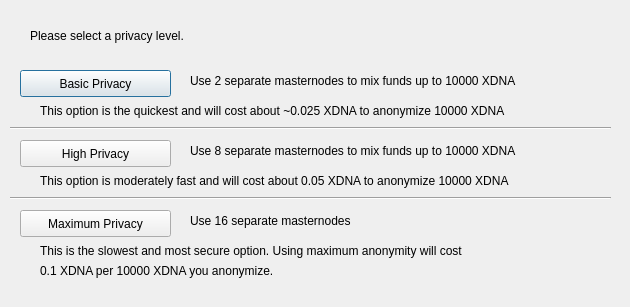
<?xml version="1.0" encoding="UTF-8"?>
<ui version="4.0">
 <class>ObfuscationConfig</class>
 <widget class="QDialog" name="ObfuscationConfig">
  <property name="geometry">
   <rect>
    <x>0</x>
    <y>0</y>
    <width>630</width>
    <height>307</height>
   </rect>
  </property>
  <property name="windowTitle">
   <string>Configure Obfuscation</string>
  </property>
  <widget class="QPushButton" name="buttonBasic">
   <property name="geometry">
    <rect>
     <x>20</x>
     <y>70</y>
     <width>151</width>
     <height>27</height>
    </rect>
   </property>
   <property name="text">
    <string>Basic Privacy</string>
   </property>
  </widget>
  <widget class="QPushButton" name="buttonHigh">
   <property name="geometry">
    <rect>
     <x>20</x>
     <y>140</y>
     <width>151</width>
     <height>27</height>
    </rect>
   </property>
   <property name="text">
    <string>High Privacy</string>
   </property>
  </widget>
  <widget class="QPushButton" name="buttonMax">
   <property name="geometry">
    <rect>
     <x>20</x>
     <y>210</y>
     <width>151</width>
     <height>27</height>
    </rect>
   </property>
   <property name="text">
    <string>Maximum Privacy</string>
   </property>
  </widget>
  <widget class="QLabel" name="label">
   <property name="geometry">
    <rect>
     <x>30</x>
     <y>20</y>
     <width>571</width>
     <height>31</height>
    </rect>
   </property>
   <property name="text">
    <string>Please select a privacy level.</string>
   </property>
  </widget>
  <widget class="QLabel" name="label_2">
   <property name="geometry">
    <rect>
     <x>190</x>
     <y>70</y>
     <width>421</width>
     <height>21</height>
    </rect>
   </property>
   <property name="text">
    <string>Use 2 separate masternodes to mix funds up to 10000 XDNA</string>
   </property>
  </widget>
  <widget class="QLabel" name="label_3">
   <property name="geometry">
    <rect>
     <x>190</x>
     <y>140</y>
     <width>411</width>
     <height>21</height>
    </rect>
   </property>
   <property name="text">
    <string>Use 8 separate masternodes to mix funds up to 10000 XDNA</string>
   </property>
  </widget>
  <widget class="QLabel" name="label_4">
   <property name="geometry">
    <rect>
     <x>190</x>
     <y>210</y>
     <width>421</width>
     <height>21</height>
    </rect>
   </property>
   <property name="text">
    <string>Use 16 separate masternodes</string>
   </property>
  </widget>
  <widget class="QLabel" name="label_6">
   <property name="geometry">
    <rect>
     <x>40</x>
     <y>100</y>
     <width>561</width>
     <height>21</height>
    </rect>
   </property>
   <property name="text">
    <string>This option is the quickest and will cost about ~0.025 XDNA to anonymize 10000 XDNA</string>
   </property>
  </widget>
  <widget class="QLabel" name="label_7">
   <property name="geometry">
    <rect>
     <x>40</x>
     <y>170</y>
     <width>561</width>
     <height>21</height>
    </rect>
   </property>
   <property name="text">
    <string>This option is moderately fast and will cost about 0.05 XDNA to anonymize 10000 XDNA</string>
   </property>
  </widget>
  <widget class="QLabel" name="label_8">
   <property name="geometry">
    <rect>
     <x>40</x>
     <y>240</y>
     <width>561</width>
     <height>21</height>
    </rect>
   </property>
   <property name="text">
    <string>This is the slowest and most secure option. Using maximum anonymity will cost</string>
   </property>
  </widget>
  <widget class="QLabel" name="label_9">
   <property name="geometry">
    <rect>
     <x>40</x>
     <y>260</y>
     <width>561</width>
     <height>21</height>
    </rect>
   </property>
   <property name="text">
    <string>0.1 XDNA per 10000 XDNA you anonymize.</string>
   </property>
  </widget>
  <widget class="Line" name="line">
   <property name="geometry">
    <rect>
     <x>10</x>
     <y>120</y>
     <width>601</width>
     <height>16</height>
    </rect>
   </property>
   <property name="orientation">
    <enum>Qt::Horizontal</enum>
   </property>
  </widget>
  <widget class="Line" name="line_2">
   <property name="geometry">
    <rect>
     <x>10</x>
     <y>190</y>
     <width>601</width>
     <height>16</height>
    </rect>
   </property>
   <property name="orientation">
    <enum>Qt::Horizontal</enum>
   </property>
  </widget>
 </widget>
 <resources/>
 <connections/>
</ui>
